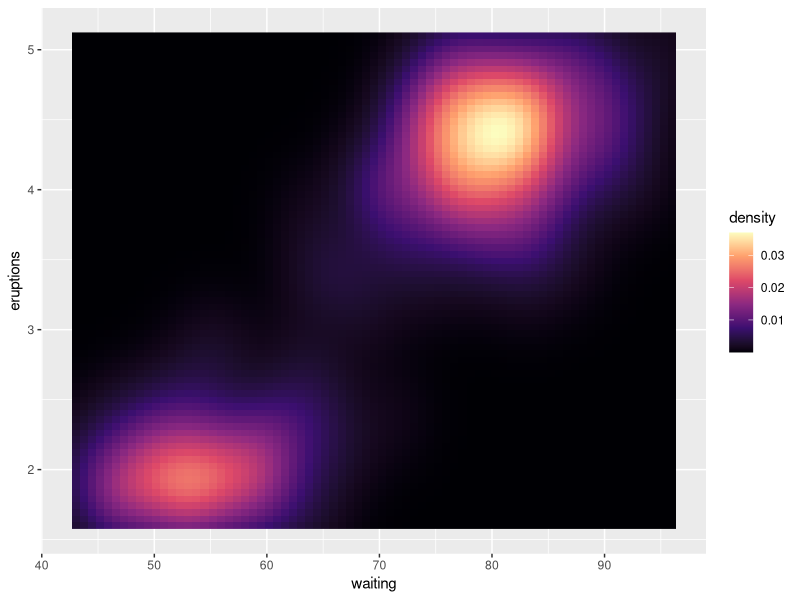
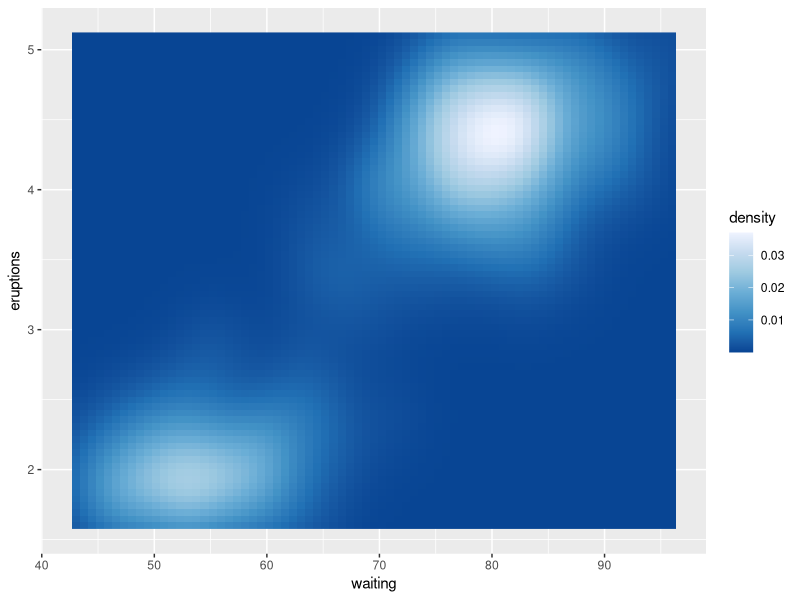
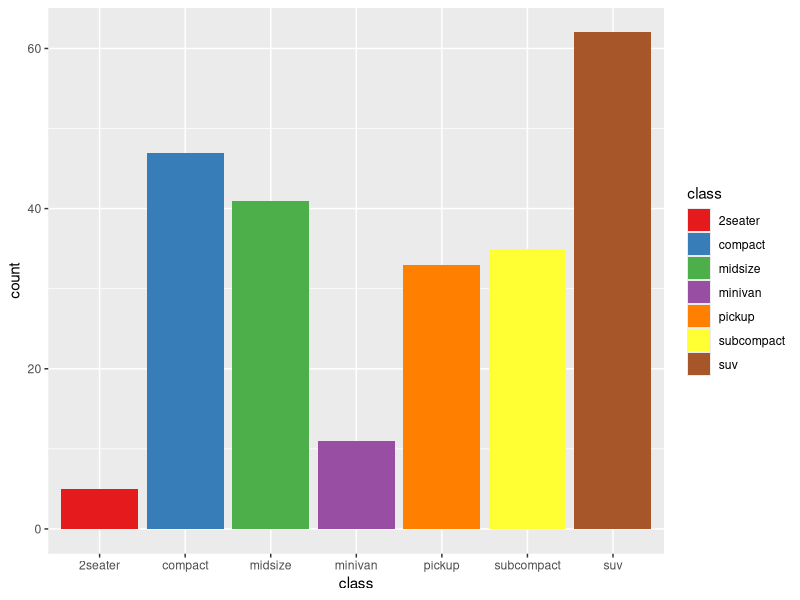
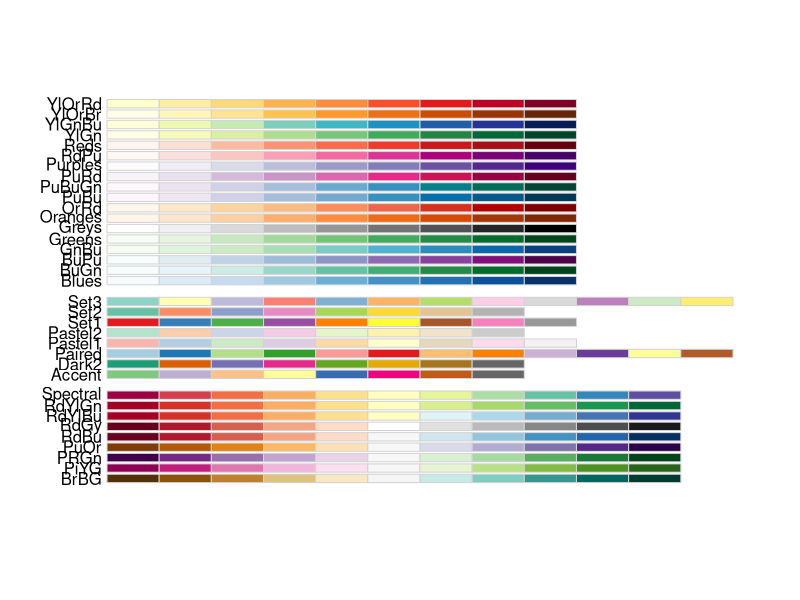
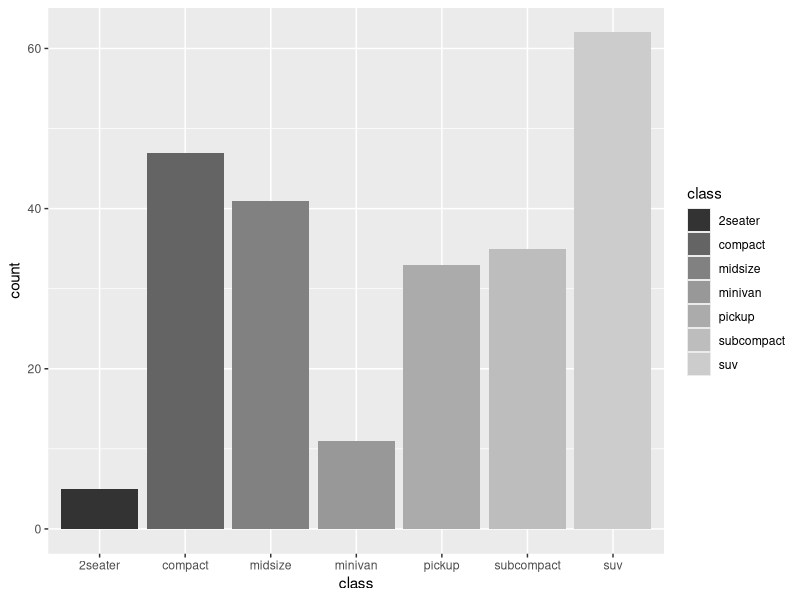
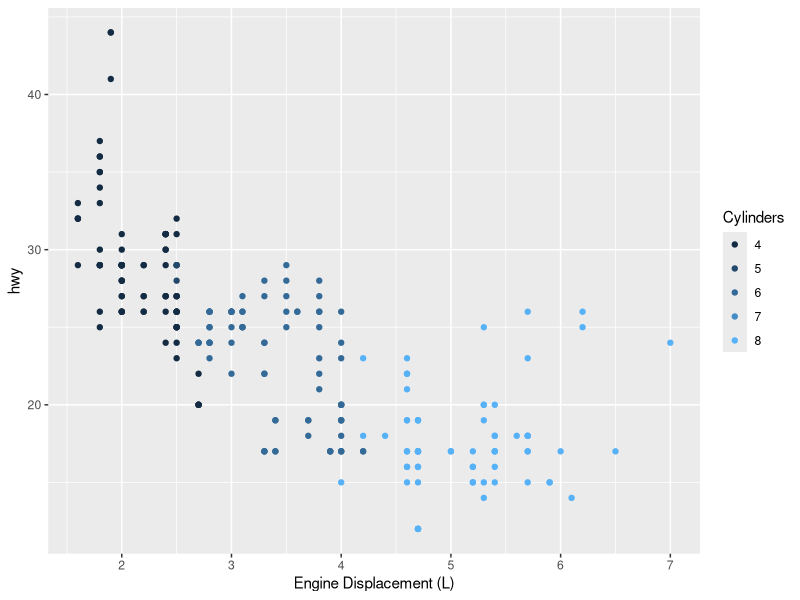
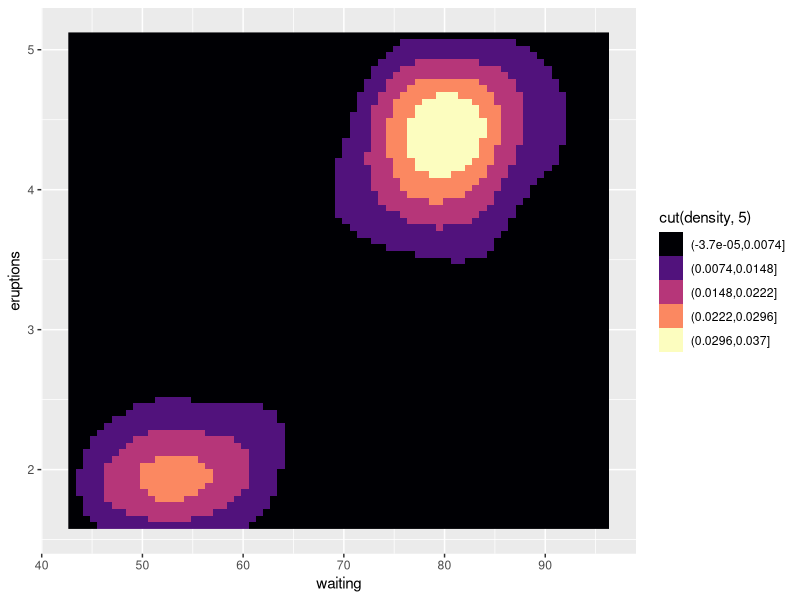

Source code (R) for these figures, in order:
##### Lecture 14
graphics.off()

library(tidyverse)
library(scales)
library(RColorBrewer)

#### 1. Color Theory Refresh ####
# RGB is not perceptually uniform; unit changes don't correspond to human perception
# HCL (Hue, Chroma, Luminance) is preferred 
# - Hue: The "color" (0-360 wheel). Not perceived as ordered
# Chroma: The purity of the color (0 is grey)
# Luminance: The lightness (0 is black, 1 is white)





#### 2. Continuous Color Scales ####
# Used for 2D surfaces or continuous variables 

# Viridis: Perceptually uniform, color-blind safe, and B&W friendly
# faithfuld: 2D density data of geyser eruptions
ggplot(faithfuld, aes(waiting, eruptions, fill = density)) +
  # geom_raster: Creates a heatmap using colored tiles
  geom_raster() +
  # scale_fill_viridis_c: Continuous, color-blind safe, and B&W friendly scale
  scale_fill_viridis_c(option = "magma") # Options: 'magma', 'inferno', 'plasma', 'viridis'



# scale_fill_distiller
# faithfuld: 2D density data of geyser eruptions 
ggplot(faithfuld, aes(waiting, eruptions, fill = density)) +
  # geom_raster: Draws a heatmap surface using colored tiles 
  geom_raster() +
  # scale_fill_distiller: Interpolates discrete ColorBrewer palettes for continuous data 
  scale_fill_distiller(palette = "Blues")
# scale_fill_fermenter(): Use this for binned data (quantized ranges).
# scale_fill_brewer(): Use this only for discrete (categorical) data.





#### 3. Discrete Color Scales ####
# Categorical data requires distinct colors
# Default is scale_fill_discrete() -> scale_fill_hue()

bars <- ggplot(mpg, aes(class, fill = class)) + geom_bar()

# Qualitative palettes: Suited for unordered data like 'Race' or 'Class'
bars + scale_fill_brewer(palette = "Set1") 

# Sequential/Diverging: Suited for ordered or mid-range focused data 
RColorBrewer::display.brewer.all() # View all palettes 

# Grayscale: Essential for black and white printing
bars + scale_fill_grey()





#### 4. Guides: Axes and Legends ####
# Guides provide the inverse mapping: visual -> data
# Position Scale -> Axis | Color Scale -> Legend

# Modification via guides() or scale arguments
ggplot(mpg, aes(displ, hwy, colour = cyl)) +
  geom_point() +
  guides(
    x = guide_axis(title = "Engine Displacement (L)"), 
    colour = guide_legend(title = "Cylinders")       
  )




# scale_fill_viridis_d
ggplot(faithfuld, aes(waiting, eruptions, fill = cut(density, 5))) +
  geom_raster() +
  scale_fill_viridis_d(option = "magma")
